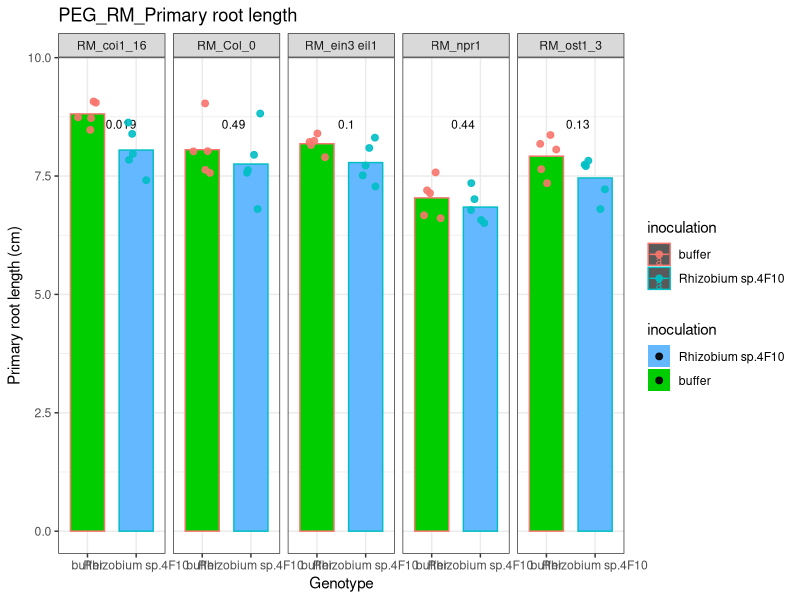
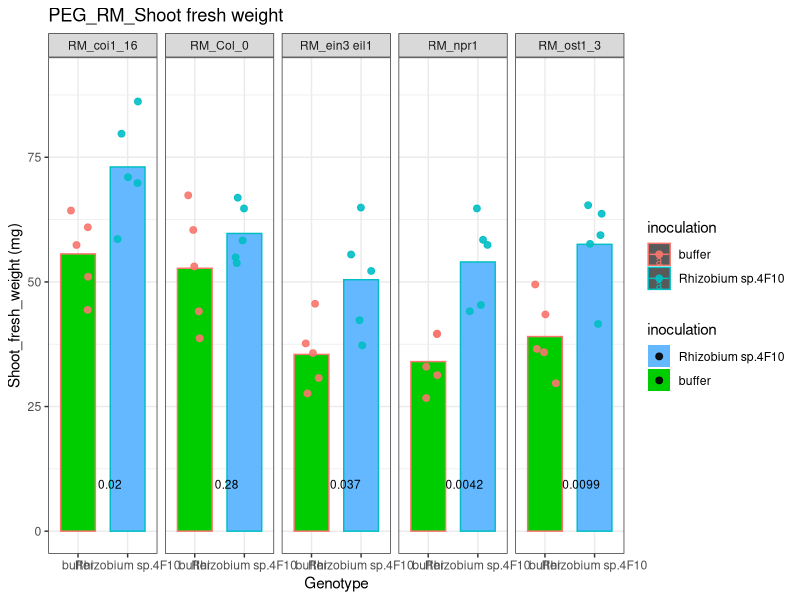
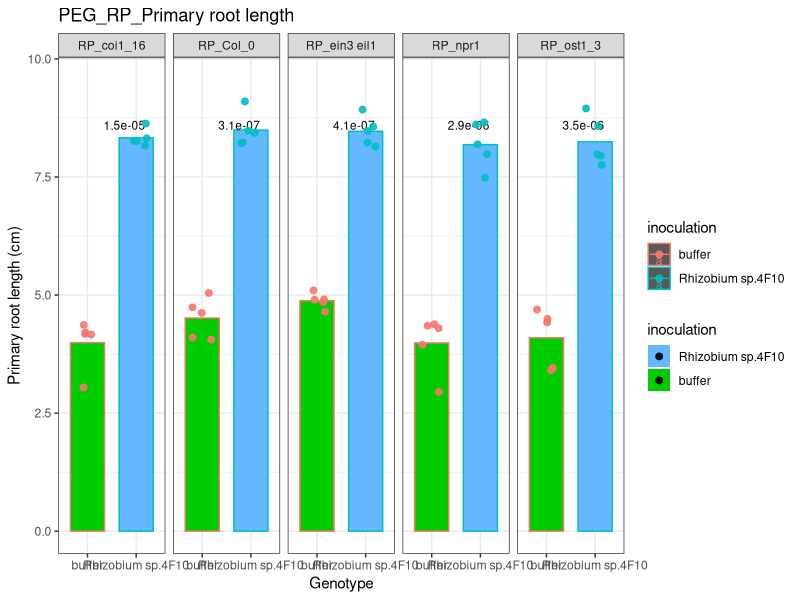
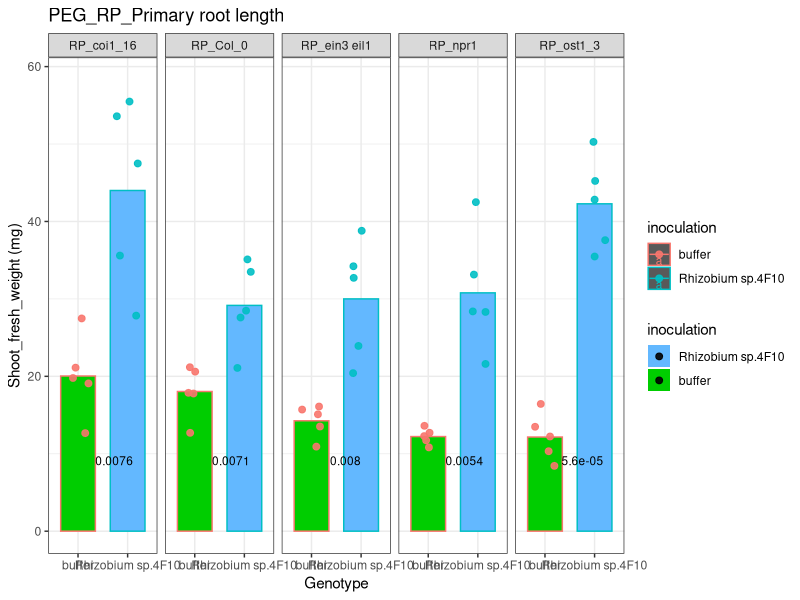

Source code (R) for these figures, in order:
## ---- chunk 1
knitr::opts_chunk$set(echo = TRUE)
## ---- chunk 2
library(dplyr)
library(ggplot2)
library(ggpubr)

# loading data 
data <- read.table("PEG_phenotype.txt", header = TRUE, sep = "\t")
gt <- c("Col_0", "ost1_3", "ein3 eil1", "coi1_16", "npr1")

# select the parameter
datai <- data %>% 
  filter(genotype %in% gt, group == "RM") %>%
  mutate(facet = paste(group, genotype, sep = "_"),
         inoculation = factor(inoculation, levels = c("buffer", "Rhizobium sp.4F10")))
datai$genotype<-factor(datai$genotype,levels = c("Col_0", "ost1_3", "ein3 eil1", "coi1_16", "npr1"))
# RM PRL
p1 <- ggplot(datai, aes(x = inoculation, 
                        y = primary_root_length, 
                        color = inoculation, 
                        group = inoculation, 
                        fill = inoculation)) +
  coord_cartesian(ylim = c(0, max(datai$primary_root_length) * 1.05)) +
  stat_summary(fun = mean, geom = "bar", width = 0.7) +
  stat_summary(fun.data = mean_sdl, fun.args = list(mult = 1), geom = "errorbar", width = 0.2) +
  stat_compare_means(method = "t.test", aes(label = ..p.format..), label.x.npc = "center", label.y = 8.5, size = 3.0) +
  geom_jitter(aes(colour=factor(inoculation)),
    position = position_jitter(0.22),
     size = 2,
     alpha=0.9)+
  labs(title = paste0("PEG_", unique(datai$group), "_", "Primary root length"), x = "Genotype", y = "Primary root length (cm)") +
  scale_fill_manual(values = c("green3", "steelblue1"), guide = guide_legend(reverse = TRUE)) +
  theme_bw()  +
  facet_grid(~facet, scales = 'free')
p1
# RM FW
p2 <- ggplot(datai, aes(x = inoculation, y = shoot_weight, color = inoculation, group = inoculation, fill = inoculation)) +
  coord_cartesian(ylim = c(0, max(datai$shoot_weight) * 1.05)) +
  stat_summary(fun = mean, geom = "bar", width = 0.7) +
  stat_summary(fun.data = mean_sdl, fun.args = list(mult = 1), geom = "errorbar", width = 0.2) +
  stat_compare_means(method = "t.test", 
                     aes(label = ..p.format..), # p.signif
                     label.x.npc = "center", 
                     label.y = 8.5, size = 3.0) +
  geom_jitter(aes(colour=factor(inoculation)),
    position = position_jitter(0.22),
     size = 2,
     alpha=0.9)+
  labs(title = paste0("PEG_", unique(datai$group), "_", "Shoot fresh weight"), x = "Genotype", y = "Shoot_fresh_weight (mg)") +
  scale_fill_manual(values = c("green3", "steelblue1"), guide = guide_legend(reverse = TRUE)) +
  theme_bw()  +
  facet_grid(~facet, scales = 'free')
p2

datai <- data %>% 
  filter(genotype %in% gt, group == "RP") %>%
  mutate(facet = paste(group, genotype, sep = "_"),
         inoculation = factor(inoculation, levels = c("buffer", "Rhizobium sp.4F10")))

# RP PRL
datai$genotype<-factor(datai$genotype,levels = c("Col_0", "ost1_3", "ein3 eil1", "coi1_16", "npr1"))

p3 <- ggplot(datai, aes(x = inoculation, y = primary_root_length, color = inoculation, group = inoculation, fill = inoculation)) +
  coord_cartesian(ylim = c(0, max(datai$primary_root_length) * 1.05)) +
  stat_summary(fun = mean, geom = "bar", width = 0.7) +
  stat_summary(fun.data = mean_sdl, fun.args = list(mult = 1), geom = "errorbar", width = 0.2) +
  stat_compare_means(method = "t.test", 
                     aes(label = ..p.format..), 
                     label.x.npc = "center", 
                     label.y = 8.5, size = 3.0) +
  geom_jitter(aes(colour=factor(inoculation)),
    position = position_jitter(0.22),
     size = 2,
     alpha=0.9)+
  labs(title = paste0("PEG_", unique(datai$group), "_", "Primary root length"), x = "Genotype", y = "Primary root length (cm)") +
  scale_fill_manual(values = c("green3", "steelblue1"), guide = guide_legend(reverse = TRUE)) +
  theme_bw()  +
  facet_grid(~facet, scales = 'free')
p3
# RP FW
p4 <- ggplot(datai, aes(x = inoculation, y = shoot_weight, color = inoculation, group = inoculation, fill = inoculation)) +
  coord_cartesian(ylim = c(0, max(datai$shoot_weight) * 1.05)) +
  stat_summary(fun = mean, geom = "bar", width = 0.7) +
  stat_summary(fun.data = mean_sdl, fun.args = list(mult = 1), geom = "errorbar", width = 0.2) +
  stat_compare_means(method = "t.test", aes(label = ..p.format..), label.x.npc = "center", label.y = 8.5, size = 3.0) +
  geom_jitter(aes(colour=factor(inoculation)),
    position = position_jitter(0.22),
     size = 2,
     alpha=0.9)+
  labs(title = paste0("PEG_", unique(datai$group), "_", "Primary root length"), x = "Genotype", y = "Shoot_fresh_weight (mg)") +
  scale_fill_manual(values = c("green3", "steelblue1"), guide = guide_legend(reverse = TRUE)) +
  theme_bw()  +
  facet_grid(~facet, scales = 'free')
p4
## ---- chunk 3
pall<-ggarrange(p1,p2,p3,p4,
          ncol = 4,nrow=1,
          labels = c("a","b","c","d"))

